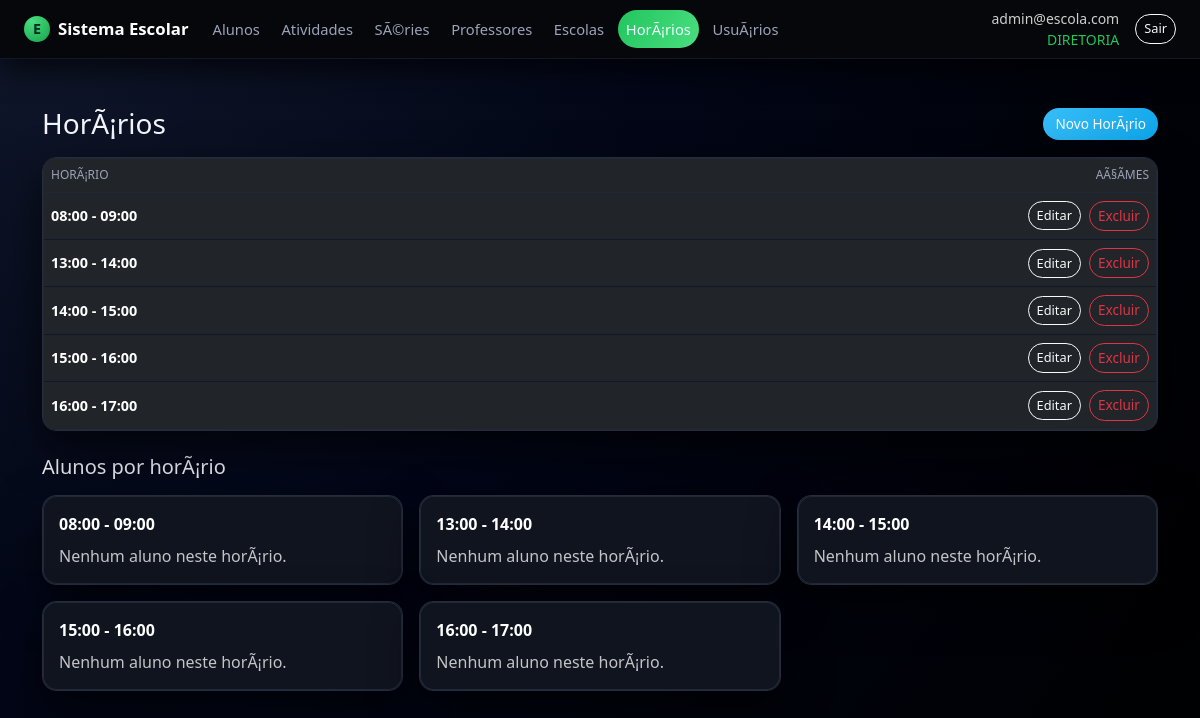
Page /horarios/ (signed in) on the committed database.
### app.py (models this page shows, shortened)
class Usuario(db.Model, UserMixin):
    __tablename__ = "usuario"
    id = db.Column(db.Integer, primary_key=True)
    email = db.Column(db.String(120), unique=True, nullable=False)
    senha_hash = db.Column(db.String(255), nullable=False)
    papel = db.Column(db.String(30), nullable=False, default="ALUNO")
    ativo = db.Column(db.Boolean, nullable=False, default=True)
    created_at = db.Column(db.DateTime, nullable=False, default=datetime.utcnow)
    aluno_id = db.Column(db.Integer, db.ForeignKey("aluno.id"), nullable=True)
    aluno = db.relationship("Aluno", lazy="joined")
    recovery_code1 = db.Column(db.String(255), nullable=True)
    recovery_code2 = db.Column(db.String(255), nullable=True)
    recovery_code3 = db.Column(db.String(255), nullable=True)
    recovery_codes_shown = db.Column(db.Boolean, nullable=False, default=False)
    def papel_upper(self):
        return (self.papel or "").upper()
    def is_diretoria(self):
        return self.papel_upper() == "DIRETORIA"
    def is_responsavel(self):
        return self.papel_upper() == "RESPONSAVEL"
    def is_aluno(self):
        return self.papel_upper() == "ALUNO"

class Horario(db.Model):
    __tablename__ = "horario"
    id = db.Column(db.Integer, primary_key=True)
    hora_inicio = db.Column(db.String(5), nullable=False)  # HH:MM
    hora_fim = db.Column(db.String(5), nullable=False)     # HH:MM

### app.py (the view)
@app.route("/horarios/")
@login_required
def horarios_list():
    if current_user.is_responsavel() or current_user.is_aluno():
        flash("Acesso não autorizado.", "warning")
        return redirect(url_for("index"))
    items = Horario.query.order_by(Horario.hora_inicio.asc()).all()
    alunos = Aluno.query.order_by(Aluno.nome.asc()).all()
    alunos_por_horario = {}
    alunos_sem_horario = []
    for a in alunos:
        if a.horario_id:
            alunos_por_horario.setdefault(a.horario_id, []).append(a)
        else:
            alunos_sem_horario.append(a)
    return render_template(
        "horarios/listar.html",
        items=items,
        alunos_por_horario=alunos_por_horario,
        alunos_sem_horario=alunos_sem_horario,
    )

### app.py (called while the page is built)
@login_manager.user_loader
def load_user(uid):
    return db.session.get(Usuario, int(uid))

@app.context_processor
def inject_can():
    return dict(can=can)

### templates/horarios/listar.html (shortened to what this page needs)
{% extends "base.html" %}
{% block content %}
<div class="container py-4">
  <div class="d-flex justify-content-between align-items-center mb-3">
    <h3 class="mb-0">HorÃ¡rios</h3>
    {% if current_user.is_diretoria() %}
      <a href="{{ url_for('horarios_novo') }}" class="btn btn-primary">
        Novo HorÃ¡rio
      </a>
    {% endif %}
  </div>
  <div class="card mb-4">
    <div class="card-body p-0">
      <div class="table-responsive">
        <table class="table table-dark align-middle mb-0">
          <thead>
            <tr>
              <th style="width:220px">HorÃ¡rio</th>
              {% if current_user.is_diretoria() %}
                <th class="text-end" style="width:260px">AÃ§Ãµes</th>
              {% endif %}
            </tr>
          </thead>
          <tbody>
            {% for h in items %}
              <tr>
                <td class="fw-semibold">
                  {{ h.hora_inicio }} - {{ h.hora_fim }}
                </td>
                {% if current_user.is_diretoria() %}
                  <td class="text-end">
                    <div class="d-inline-flex gap-2 align-items-center">
                      <button
                        type="button"
                        class="btn btn-outline-light btn-sm btn-editar-horario"
                        data-id="{{ h.id }}">
                        Editar
                      </button>
                      <form method="post"
                            action="{{ url_for('horarios_excluir', id=h.id) }}"
                            class="d-inline"
                            onsubmit="return confirm('Excluir este horÃ¡rio?');">
                        <button class="btn btn-outline-danger btn-sm" type="submit">Excluir</button>
                      </form>
                    </div>
                  </td>
                {% endif %}
              </tr>
            {% endfor %}
          </tbody>
        </table>
      </div>
    </div>
  </div>
  <h5 class="mb-3">Alunos por horÃ¡rio</h5>
  <div class="row g-3">
    {% for h in items %}
      {% set lista = alunos_por_horario.get(h.id, []) %}
      <div class="col-12 col-md-6 col-lg-4">
        <div class="card h-100">
          <div class="card-body">
            <div class="d-flex justify-content-between align-items-center mb-2">
              <div class="fw-semibold">{{ h.hora_inicio }} - {{ h.hora_fim }}</div>
            </div>
            {% if lista %}
              <div>
                {% for a in lista %}
                  <div class="aluno-item">
                    <div class="fw-semibold">{{ a.nome }}</div>
                    <div class="small text-secondary">
                      {% if a.serie %}{{ a.serie.nome }}{% else %}â€”{% endif %}
                      {% if a.escola %} â€¢ {{ a.escola.nome }}{% endif %}
                    </div>
                  </div>
                {% endfor %}
              </div>
            {% else %}
              <div class="text-secondary">Nenhum aluno neste horÃ¡rio.</div>
            {% endif %}
          </div>
        </div>
      </div>
    {% endfor %}
  </div>
</div>
{% endblock %}

### templates/base.html (shortened to what this page needs)
<!doctype html>
<html lang="pt-BR">
<head>
  <link
    href="https://cdn.jsdelivr.net/npm/bootstrap@5.3.3/dist/css/bootstrap.min.css"
    rel="stylesheet"
  >
  <link rel="stylesheet" href="{{ url_for('static', filename='css/style.css') }}">
</head>
<body class="app-body">
  <header class="app-navbar navbar navbar-expand-lg navbar-dark">
    <div class="container-fluid px-3 px-lg-4">
      <a class="navbar-brand d-flex align-items-center gap-2" href="{{ url_for('index') }}">
        <span class="brand-icon">E</span>
        <span class="fw-semibold">Sistema Escolar</span>
      </a>
      {% if current_user.is_authenticated %}
        {% set papel = current_user.papel_upper() %}
        <div class="collapse navbar-collapse" id="mainNav">
          <ul class="navbar-nav me-auto mb-2 mb-lg-0 app-menu">
            <li class="nav-item">
              <a class="nav-link {% if request.endpoint and 'alunos' in request.endpoint %}active{% endif %}"
                 href="{{ url_for('alunos_list') }}">
                Alunos
              </a>
            </li>
            <li class="nav-item">
              <a class="nav-link {% if request.endpoint and 'atividades_' in request.endpoint %}active{% endif %}"
                 href="{{ url_for('atividades_listar') }}">
                Atividades
              </a>
            </li>
            {% if papel == 'DIRETORIA' %}
              <li class="nav-item">
                <a class="nav-link {% if request.endpoint and 'series_' in request.endpoint %}active{% endif %}"
                   href="{{ url_for('series_list') }}">
                  SÃ©ries
                </a>
              </li>
               <li class="nav-item">
   <a class="nav-link {% if request.endpoint and 'professores' in request.endpoint %}active{% endif %}"
     href="{{ url_for('professores_listar') }}">
    Professores
  </a>
</li>
              <li class="nav-item">
                <a class="nav-link {% if request.endpoint and 'escolas_' in request.endpoint %}active{% endif %}"
                   href="{{ url_for('escolas_list') }}">
                  Escolas
                </a>
              </li>
              <li class="nav-item">
                <a class="nav-link {% if request.endpoint and 'horarios_' in request.endpoint %}active{% endif %}"
                   href="{{ url_for('horarios_list') }}">
                  HorÃ¡rios
                </a>
              </li>
              <li class="nav-item">
                <a class="nav-link {% if request.endpoint and 'usuarios_' in request.endpoint %}active{% endif %}"
                   href="{{ url_for('usuarios_list') }}">
                  UsuÃ¡rios
                </a>
              </li>
            {% endif %}
          </ul>
          <div class="d-flex align-items-center gap-3">
            <div class="text-end small text-muted d-none d-md-block">
              <div>{{ current_user.email }}</div>
              <div class="text-accent">{{ papel }}</div>
            </div>
            <form method="post" action="{{ url_for('logout') }}">
              <button class="btn btn-sm btn-outline-light" type="submit">Sair</button>
            </form>
          </div>
        </div>
      {% endif %}
    </div>
  </header>
  <main class="app-main container-fluid px-3 px-lg-4 py-4">
    <div class="page-wrapper">
      {% block content %}{% endblock %}
    </div>
  </main>
</body>
</html>

### static/css/style.css (style rules this page uses)
:root { --bg-body: #05070b; --bg-elevated: #10141f; --bg-elevated-soft: #181d2a; --bg-navbar: #05070b; --border-soft: #262c3c; --text-main: #f4f5fb; --text-muted: #9ca3b8; --accent: #22c55e; --accent-soft: rgba(34, 197, 94, 0.15); --danger-soft: rgba(239, 68, 68, 0.15); --radius-lg: 16px; --radius-md: 10px; --shadow-soft: 0 18px 45px rgba(0, 0, 0, 0.65); }
.app-body { background: radial-gradient(circle at top left, #10172a 0, #020617 45%, #000 100%); color: var(--text-main); min-height: 100vh; font-family: system-ui, -apple-system, BlinkMacSystemFont, "Segoe UI", sans-serif; }
.app-navbar { background-color: var(--bg-navbar); border-bottom: 1px solid #111827; box-shadow: 0 10px 30px rgba(0, 0, 0, 0.7); position: sticky; top: 0; z-index: 1030; }
.app-navbar .navbar-brand { font-size: 1.05rem; }
.brand-icon { width: 26px; height: 26px; border-radius: 999px; background: radial-gradient(circle at 30% 20%, #4ade80, #16a34a); display: inline-flex; align-items: center; justify-content: center; font-size: 0.9rem; font-weight: 700; color: #022c22; }
.app-menu .nav-link { font-size: 0.92rem; color: var(--text-muted); padding-inline: 0.9rem; border-radius: 999px; margin-right: 0.35rem; transition: all 0.18s ease-out; }
.app-menu .nav-link.active { color: #ecfeff; background: linear-gradient(120deg, #22c55e, #4ade80); }
.app-main { color: var(--text-main); max-width: 1200px; margin-inline: auto; }
.page-wrapper { display: flex; flex-direction: column; gap: 1.5rem; }
.card { background-color: var(--bg-elevated); border-radius: var(--radius-lg); border: 1px solid var(--border-soft); box-shadow: var(--shadow-soft); }
.table { color: var(--text-main); font-size: 0.9rem; margin-bottom: 0; }
.table thead { background: linear-gradient(90deg, #020617, #020617); }
.table thead th { color: #9ca3b8; border-bottom: 1px solid #1f2933 !important; font-weight: 500; text-transform: uppercase; font-size: 0.75rem; }
.table tbody tr { background-color: var(--bg-elevated-soft); }
.table tbody tr:nth-child(even) { background-color: #050816; }
.table td, .table th { border-color: #111827 !important; }
.btn { border-radius: 999px; font-size: 0.85rem; }
.btn-primary { background: linear-gradient(135deg, #38bdf8, #0ea5e9); border: none; }
.btn-outline-light { border-radius: 999px; font-size: 0.8rem; }
.text-accent { color: var(--accent); }
.card { position: relative; border-radius: 14px; overflow: hidden; }
.card::after { content: ""; position: absolute; inset: 0; border-radius: 14px; pointer-events: none; box-shadow: inset 0 0 0 1px #1f2937; }
.app-navbar .text-muted { color: rgba(255, 255, 255, 0.80) !important; }
.app-navbar .text-muted div:first-child { font-weight: 500; }

### templates/horarios/listar.html (style rules this page uses)
.card .fw-semibold, .card .aluno-item .fw-semibold, .card .aluno-item, .card .card-body { color: #ffffff !important; }
.card .small.text-secondary, .card .text-secondary { color: rgba(255, 255, 255, 0.75) !important; }

### rows in the picture
Usuario: email "admin@escola.com", papel "DIRETORIA"
Horario: hora_inicio "08:00", hora_fim "09:00"
Horario: hora_inicio "13:00", hora_fim "14:00"
Horario: hora_inicio "14:00", hora_fim "15:00"
Horario: hora_inicio "15:00", hora_fim "16:00"
Horario: hora_inicio "16:00", hora_fim "17:00"
